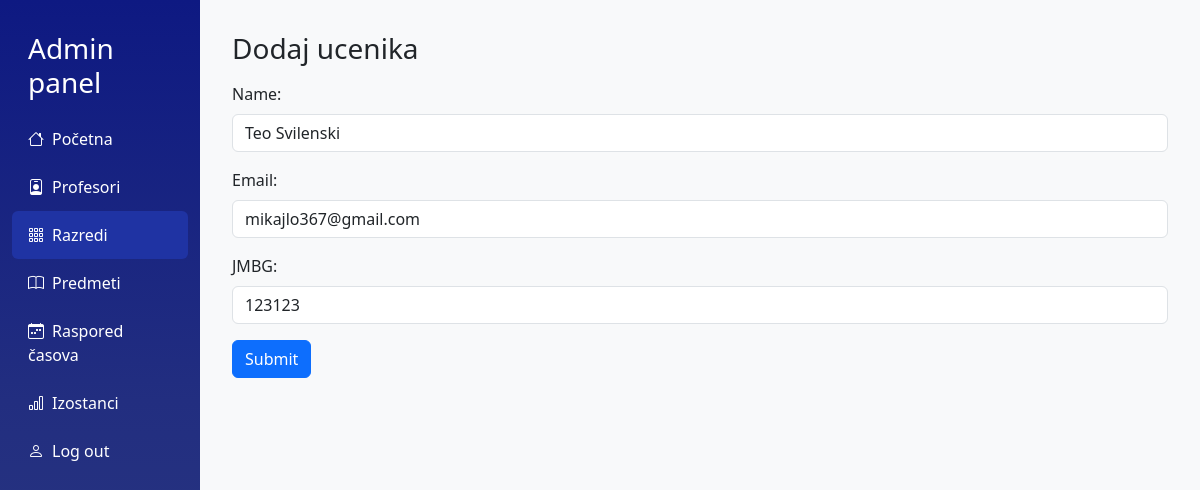
Screenshot of /admin/editucenik.php?id=1 (signed in) with the database file from the repository.
### tables this page shows
CREATE TABLE `ucenici` (
  `ucenik_id` int(11) NOT NULL,
  `user_id` int(11) DEFAULT NULL,
  `ime_prezime` varchar(100) DEFAULT NULL,
  `jmbg` int(40) DEFAULT NULL,
  `razred_id` int(11) DEFAULT NULL,
  `opravdani` smallint(6) DEFAULT NULL,
  `neopravdani` smallint(6) DEFAULT NULL
);

CREATE TABLE `users` (
  `user_id` int(11) NOT NULL,
  `email` varchar(100) DEFAULT NULL,
  `password` varchar(100) DEFAULT NULL,
  `pristup` enum('ucenik','admin','profesor') DEFAULT NULL,
  `token` varchar(100) DEFAULT NULL
);

### admin/editucenik.php (the view, shortened to what this page needs)
<?php
    require_once("../includes/admincheck.php");
    $id = $_REQUEST['id'];
    $qFind = $conn->prepare('SELECT * FROM ucenici, users WHERE ucenici.ucenik_id = :id AND ucenici.user_id = users.user_id');
    $qFind->bindValue(':id', $id);
    $qFind->execute();
    $ucenik = $qFind->fetch(PDO::FETCH_ASSOC);
?>
<!DOCTYPE html>
<html lang="sr">
<head>
    <link href="https://cdn.jsdelivr.net/npm/bootstrap@5.3.3/dist/css/bootstrap.min.css" rel="stylesheet">
    <link href="https://cdn.jsdelivr.net/npm/bootstrap-icons/font/bootstrap-icons.css" rel="stylesheet">
    <link rel="stylesheet" href="../css/dashboard.css">
    <link rel="stylesheet" href="../css/kartica.css">
</head>
<body>
    <div class="container-fluid">
        <div class="row">
            <nav class="col-md-2 sidebar">
                <h5 class="px-3 fs-3 my-3">Admin panel</h5>
                <a href="dashboard.php"><i class="bi bi-house me-2"></i>Početna</a>
                <a href="prikaziprofesore.php"><i class="bi bi-person-badge me-2"></i>Profesori</a>
                <div class="dropdown-container">
                    <a href="#" class="active"><i class="bi bi-grid-3x3-gap me-2"></i>Razredi</a>
                </div>
                <a href="prikazipredmete.php"><i class="bi bi-book me-2"></i>Predmeti</a>
                <div class="dropdown-container">
                <a href="#"><i class="bi bi-calendar-week me-2"></i>Raspored časova</a>
            </div>
            <a href="#"><i class="bi bi-bar-chart me-2"></i>Izostanci</a>
            <a href="../logout.php"><i class="bi bi-person me-2"></i>Log out</a>
            </nav>
            <main class="col-md-10 content">
                <h3 class="text-align-center">Dodaj ucenika</h3>
                <form action="" method="post">
                    <div class="mt-3">
                        <label for="student_name" class="form-label">Name: </label>
                        <input type="text" name="student_name" id="student_name" class="form-control" placeholder="Full Name" value="<?php echo $ucenik['ime_prezime'] ?>" required>
                    </div>
                    <div class="mt-3">
                        <label for="student_email" class="form-label">Email: </label>
                        <input type="email" name="student_email" id="student_email" class="form-control" placeholder="Email" value="<?php echo $ucenik['email'] ?>" required>
                    </div>
                    <div class="mt-3">
                        <label for="student_jmbg" class="form-label">JMBG: </label>
                        <input type="number" name="student_jmbg" id="student_jmbg" class="form-control" placeholder="JMBG" value="<?php echo $ucenik['jmbg'] ?>" required>
                    </div>
                    <div class="mt-3">
                        <button type="submit" name="submit" id="submit" class="btn btn-primary">Submit</button>
                    </div>
                </form>
            </main>
        </div>
    </div>
</body>

### css/dashboard.css (style rules this page uses)
body { background-color: #f8f9fa; }
.sidebar { height: 100vh; background: linear-gradient(to bottom, rgb(14, 25, 130), rgb(34, 46, 128), rgb(45, 58, 128)) ; color: white; padding-top: 1rem; }
.sidebar a { color: white; text-decoration: none; padding: 0.75rem 1rem; display: block; border-radius: 0.375rem; }
.sidebar a.active, .sidebar a:hover { background-color: rgb(31, 51, 163); }
.content { padding: 2rem; }
.dropdown-container { position: relative; }

### css/kartica.css (style rules this page uses)
body { background-color: #f8f9fa; }
.sidebar { height: 100vh; background: linear-gradient(to bottom, rgb(14, 25, 130), rgb(34, 46, 128), rgb(45, 58, 128)); color: white; padding-top: 1rem; }
.sidebar a { color: white; text-decoration: none; padding: 0.75rem 1rem; display: block; border-radius: 0.375rem; }
.sidebar a.active, .sidebar a:hover { background-color: rgb(31, 51, 163); }
.content { padding: 2rem; }
.dropdown-container { position: relative; }

### rows the page displays
ucenici: student_name "Teo Svilenski", student_email "mikajlo367@gmail.com", student_jmbg "123123"
